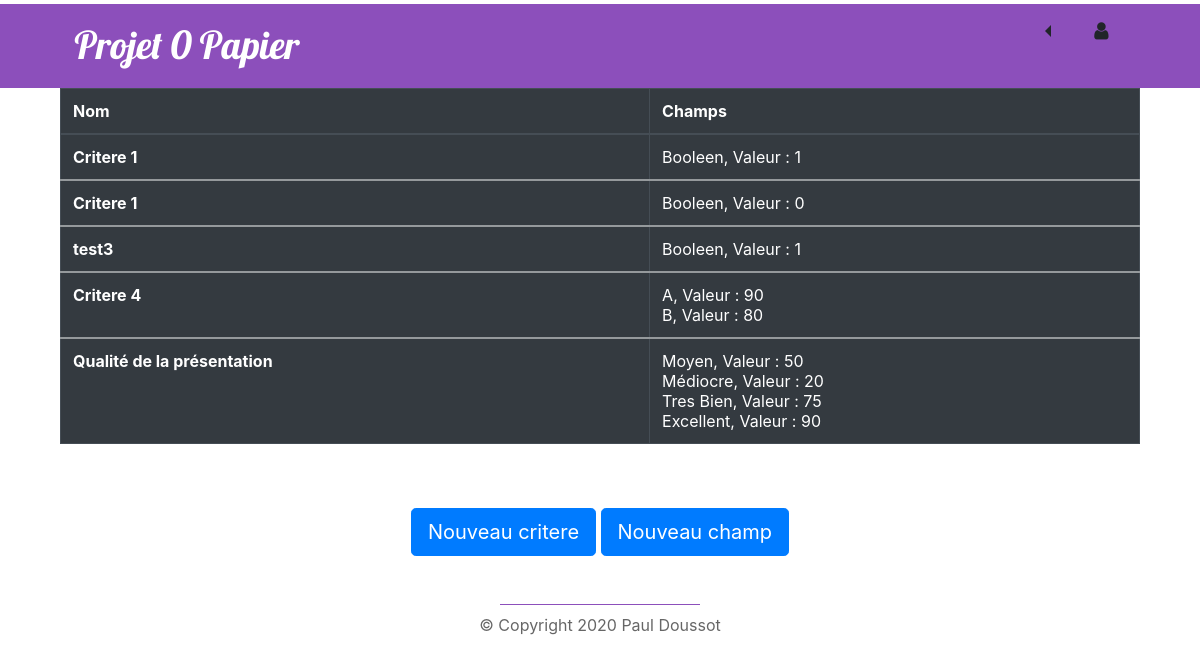
Screenshot of /criterion/index/ (signed in) with the database file from the repository.
### criterion/models.py (models this page shows, shortened)
class Critere(models.Model):
    libelle_critere= models.CharField(max_length=50)
    champs = models.ManyToManyField(Champ, through='PoidsChamps', related_name='champs')

class Champ(models.Model):
    nom = models.CharField(max_length=50)

class PoidsChamps(models.Model):
    champ = models.ForeignKey(Champ, on_delete=models.CASCADE)
    critere = models.ForeignKey(Critere,on_delete=models.CASCADE)
    poids_champ = models.IntegerField(blank=True, default=0)

### criterion/views.py (the view)
# urls.py: path('index/',views.index, name='index'),
@group_required('Responsables de parcours')
def index(request):
	criteres = Critere.objects.all()
	champs = Champ.objects.all()
	poids_champs = PoidsChamps.objects.all()
	return render(request,'criterion/index.html', {'criteres': criteres,'champs':champs, 'poids_champs':poids_champs})

### user/views.py (called while the page is built)
def group_required(*group_names):
    def in_group(u):
        return u.is_active and (u.is_superuser or bool(u.groups.filter(name__in=group_names)))
    return user_passes_test(in_group)

### criterion/templates/criterion/index.html (shortened to what this page needs)
{% extends 'layouts/base.html' %}
{% load static %}
{% load bootstrap4 %}
{% block content %}
  <table class="table table-bordered table-dark">
    <thead class="thead-dark">
      <tr>
        <th scope="col">Nom</th>
        <th scope="col">Champs</th>
      </tr>
    </thead>
    {% for critere in criteres %}
    <tbody>
      <tr>
        <th scope="row">{{critere.libelle_critere}}</th>
          <td>
              {% for champ in critere.champs.all %}
              {{champ.nom}},
              {%for poid in poids_champs %}
              {% if poid.critere == critere and poid.champ == champ %}
              Valeur : {{poid.poids_champ }}
              {% endif %}
              {% endfor %}
              <br>
              {% endfor %}
          </td>
      </tr>
    </tbody>
      {% endfor %}
  </table>
<br><br>
  <center>
    {% if user.groups.all.0.name == 'Responsables de parcours' %}
    <a class="btn btn-primary btn-lg" href="{% url 'critere:new' %}">Nouveau critere</a>
    {% endif %}
    {% if user.groups.all.0.name == 'Responsables de parcours' %}
    <a class="btn btn-primary btn-lg" href="{% url 'critere:champ_new' %}">Nouveau champ</a>
    {% endif %}
  </center>
{% endblock content %}

### templates/layouts/base.html (shortened to what this page needs)
{% load static %}
{% load bootstrap4 %}
{% bootstrap_css %}
<!DOCTYPE html>
<html lang='fr'>
<head>
    <metal name="viewport" content="width=device-width, initial-scale=1.0">
    <link rel="stylesheet" type="text/css" href="https://cdnjs.cloudflare.com/ajax/libs/normalize/8.0.1/normalize.min.css">
    <link rel="stylesheet" href="https://maxcdn.bootstrapcdn.com/font-awesome/4.7.0/css/font-awesome.min.css">
    <link rel="stylesheet" type="text/css" href="{% static 'css/style.css' %}?{% now "U" %}">
</head>
<body>
{% include 'layouts/navigation.html'%}
<div class="wrapper">
    {% block content %}{% endblock content%}
</div>
</body>
{% include 'layouts/footer.html'%}
</html>

### templates/layouts/navigation.html (shortened to what this page needs)
{% load static %}
{% load bootstrap4 %}
{% bootstrap_css %}
<nav class="navbar navbar-expand-lg">
<div class="wrapper">
<a class="navbar-brand" href="#">Projet 0 Papier</a>
<ul class="navbar-right">
  <div class="btn-group dropleft">
    <button class="btn btn-default btn-lg dropdown-toggle" type="button" id="dropdownMenuButton" data-toggle="dropdown" aria-haspopup="true" aria-expanded="false">
    </button>
  </div>
  <div class="btn-group dropleft">
    <button class="btn btn-default btn-lg" type="button" id="dropdownMenuButton" data-toggle="dropdown" aria-haspopup="true" aria-expanded="false">
     <span class="fa fa-user" aria-hidden="true"> </span>
    </button>
  </div>
</ul>
</div>
</nav>

### templates/layouts/footer.html
<footer class="footer text-center">
  <p>&copy; Copyright {% now 'Y' %} Paul Doussot </p>
</footer>

### static/css/style.css (style rules this page uses)
body { font-family: 'Open Sans', Helvetica; background-color : #fefefe; }
* { margin : 0; padding : 0; }
.wrapper { width : 1440px; max-width : 90%; margin: 0 auto; }
.text-center { text-align : center; }
.navbar { background-color: #8C4FBB; border-top: 4px solid #fefefe; padding: 1em 0; }
.navbar .navbar-brand { color : #fff; text-decoration : none; font-family: 'Lobster'; font-size: 2.4em; }
.navbar .navbar-right { float : right; text-decoration : none; }
.footer { margin-top: 3em; color : rgba(0,0,0,0.6); }
.footer:before { content : " "; display: block; height:1px; background-color : #8C4FBB; width: 200px; margin :0.5em auto; }
a { color: #17a2b8; }
.btn { outline: none; color: black; background-color: transparent; box-shadow: 0 0 0 0; }

### rows the page displays
Critere: libelle_critere "Critere 1"
Champ: nom "Booleen"
PoidsChamps: poids_champ "1"
Critere: libelle_critere "Critere 1"
PoidsChamps: poids_champ "0"
Critere: libelle_critere "test3"
PoidsChamps: poids_champ "1"
Critere: libelle_critere "Critere 4"
Champ: nom "A"
PoidsChamps: poids_champ "90"
Champ: nom "B"
PoidsChamps: poids_champ "80"
Critere: libelle_critere "Qualité de la présentation"
Champ: nom "Moyen"
PoidsChamps: poids_champ "50"
Champ: nom "Médiocre"
PoidsChamps: poids_champ "20"
Champ: nom "Tres Bien"
PoidsChamps: poids_champ "75"
Champ: nom "Excellent"
PoidsChamps: poids_champ "90"
